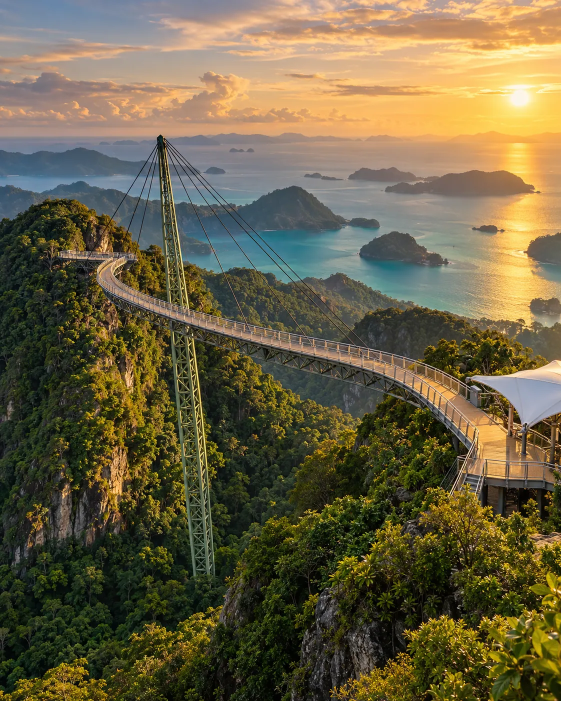
#> input picture assets/malaysia/src/langkawi-skybridge.webp, 1122 x 1402 px (shown at 1/2 size); its folder holds 3 pictures in this run
$ python prep_malaysia.py
#> lines starting #> are read from the running program, lines starting #| are printed output that depends on the picture; after the words box and inside, x2 and y2 are one past the last pixel; in counts of white or black regions, pixels touching at a corner belong together
"""Prepares the Malaysia reel images (assets/malaysia/src -> assets/malaysia).

- grade(): pulls foliage greens toward a warm champagne/olive tone (the brand forbids green)
- logo: keys the black background out of the Socotra logo -> transparent PNG
"""
import sys
import numpy as np
from PIL import Image
from pathlib import Path

ROOT = Path(__file__).resolve().parent.parent / 'assets' / 'malaysia'
SRC = ROOT / 'src'


def rgb_to_hsv(a):
    r, g, b = a[..., 0], a[..., 1], a[..., 2]
    mx = a.max(-1); mn = a.min(-1); d = mx - mn
    h = np.zeros_like(mx)
    m = d > 1e-6
    rr = (mx == r) & m; gg = (mx == g) & m & ~rr; bb = m & ~rr & ~gg
    h[rr] = ((g - b)[rr] / d[rr]) % 6
    h[gg] = (b - r)[gg] / d[gg] + 2
    h[bb] = (r - g)[bb] / d[bb] + 4
    h = h * 60.0
    s = np.where(mx > 1e-6, d / np.maximum(mx, 1e-6), 0)
    return h, s, mx


def hsv_to_rgb(h, s, v):
    c = v * s
    hp = (h % 360) / 60.0
    x = c * (1 - np.abs(hp % 2 - 1))
    z = np.zeros_like(h)
    conds = [(hp < 1), (hp < 2), (hp < 3), (hp < 4), (hp < 5), (hp >= 5)]
    rgbs = [(c, x, z), (x, c, z), (z, c, x), (z, x, c), (x, z, c), (c, z, x)]
    r = np.select(conds, [t[0] for t in rgbs]); g = np.select(conds, [t[1] for t in rgbs]); b = np.select(conds, [t[2] for t in rgbs])
    m = v - c
    return np.stack([r + m, g + m, b + m], -1)


def grade(img, strength=float(sys.argv[1]) if len(sys.argv) > 1 else 1.0):
    a = np.asarray(img.convert('RGB')).astype(np.float32) / 255
    h, s, v = rgb_to_hsv(a)
    # weight: 1 in the green band (75..165deg), smooth falloff to 0 at 55 / 190
    # hue shift only inside the foliage band (shifting cyan would sweep it *through* green)
    wh = np.clip((h - 40) / 16, 0, 1) * np.clip((150 - h) / 20, 0, 1) * strength
    # saturation pull covers foliage + turquoise water
    ws = np.clip((h - 40) / 16, 0, 1) * np.clip((205 - h) / 25, 0, 1) * strength
    cyan = np.clip((h - 150) / 20, 0, 1)  # water keeps more of its colour than foliage
    target_h = 30.0  # warm champagne / bronze
    h2 = h + (target_h - h) * wh
    s2 = s * (1 - ws * (0.8 - 0.35 * cyan))
    v2 = v * (1 - 0.04 * wh)
    out = hsv_to_rgb(h2, s2, v2)
    return Image.fromarray((np.clip(out, 0, 1) * 255 + 0.5).astype(np.uint8))


for name in ['langkawi-skybridge', 'genting-cablecar', 'kl-petronas-night']:
    im = Image.open(SRC / f'{name}.webp')
#> im is the input picture: PIL image 1122x1402 RGB; mean R, G, B 107.4, 97.7, 68.5
    grade(im).save(ROOT / f'{name}.jpg', quality=93)
#> in rgb_to_hsv, `m = d > 1e-6`:
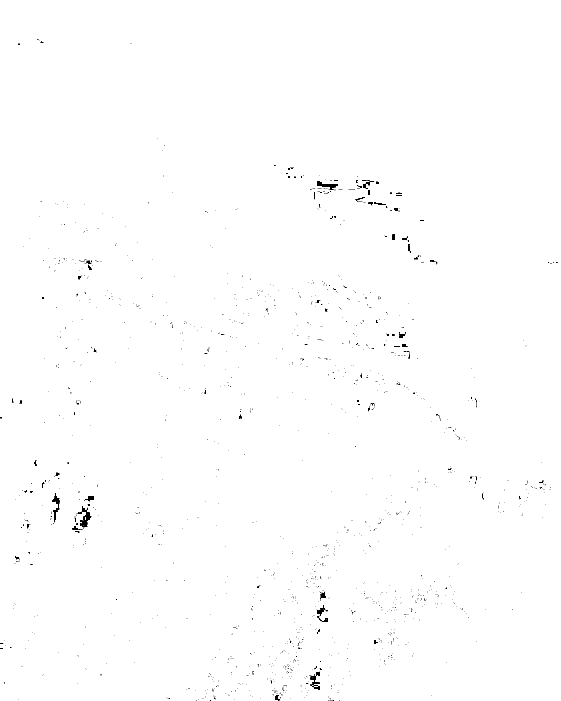
#> m: shape (1402, 1122) bool (shown at 1/2 size); 99.5% white; 1336 black regions (1279 under 20 px), largest, box (x1, y1, x2, y2) and area: (153, 1012, 183, 1058) 486, (618, 1343, 640, 1380) 345, (634, 362, 676, 381) 327
#> in rgb_to_hsv, `rr = (mx == r) & m`: rr: shape (1402, 1122) bool; 56.1% white; 1655 black regions (1328 under 20 px), largest, box (x1, y1, x2, y2) and area: (0, 270, 941, 1402) 442820, (332, 271, 948, 647) 125739, (0, 0, 500, 86) 29536
#> in rgb_to_hsv, `gg = (mx == g) & m & ~rr`: gg: shape (1402, 1122) bool; 31.1% white; 1993 white regions (1628 under 20 px), largest, box (x1, y1, x2, y2) and area: (0, 404, 917, 1402) 360430, (608, 450, 944, 632) 18283, (720, 412, 948, 521) 10006
#> in rgb_to_hsv, `bb = m & ~rr & ~gg`: bb: shape (1402, 1122) bool; 12.4% white; 1098 white regions (905 under 20 px), largest, box (x1, y1, x2, y2) and area: (333, 271, 872, 576) 83300, (0, 272, 326, 500) 49113, (0, 0, 500, 85) 29515
#> in rgb_to_hsv, `h[bb] = (r - g)[bb] / d[bb] + 4`:
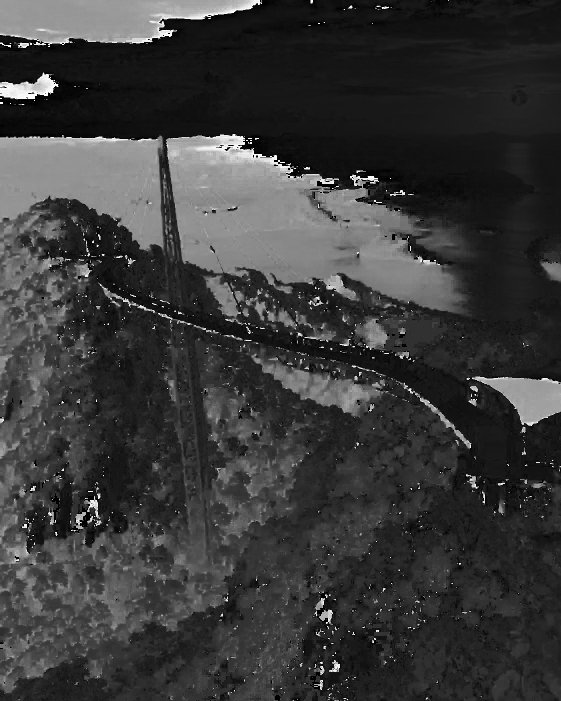
#> h: shape (1402, 1122) float32 (shown at 1/2 size); min 0, max 5.97, mean 1.35; drawn with min black and max white
#> in rgb_to_hsv, `s = np.where(mx > 1e-6, d / np.maximum(mx, 1e-6), 0)`:
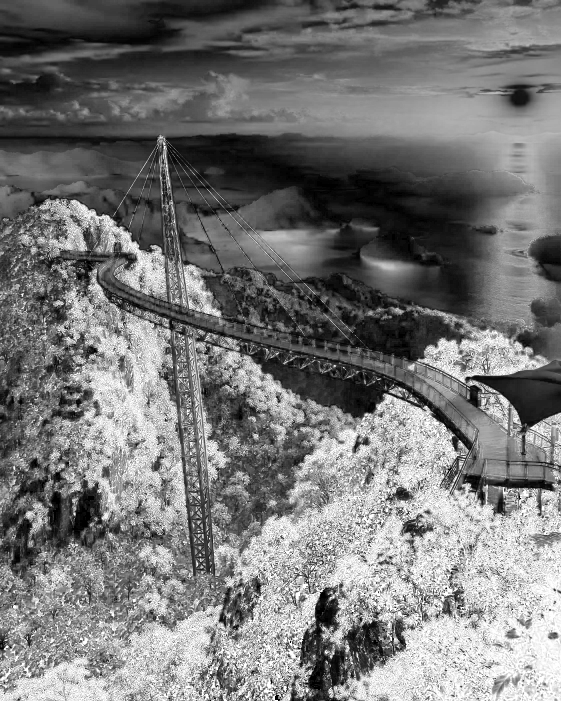
#> s: shape (1402, 1122) float32 (shown at 1/2 size); min 0, max 1, mean 0.47
#> in grade, `ws = np.clip((h - 40) / 16, 0, 1) * np.clip((205 - h) / 25, 0, 1) * st..`:
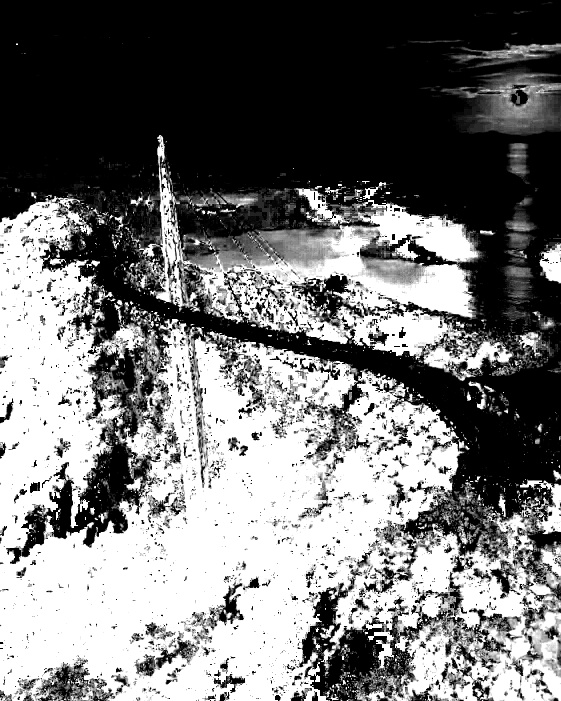
#> ws: shape (1402, 1122) float32 (shown at 1/2 size); min 0, max 1, mean 0.459
#> in grade, `s2 = s * (1 - ws * (0.8 - 0.35 * cyan))`:
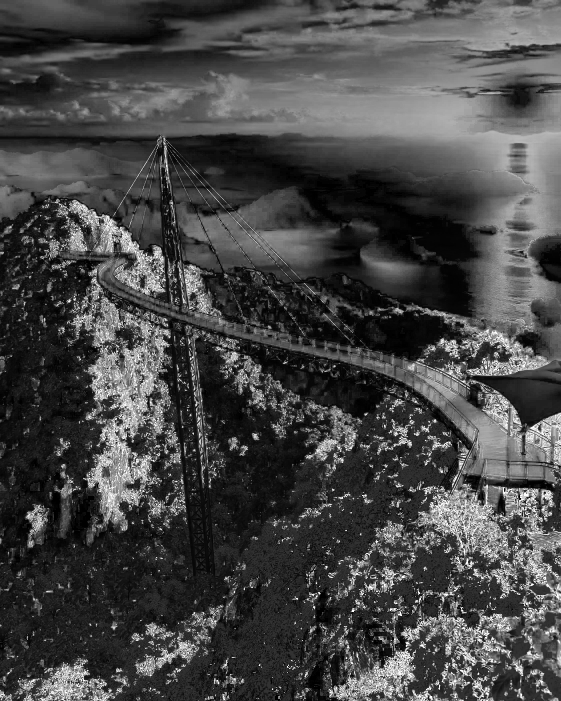
#> s2: shape (1402, 1122) float32 (shown at 1/2 size); min 0, max 1, mean 0.277
#> in hsv_to_rgb, `b = np.select(conds, [t[2] for t in rgbs])`:
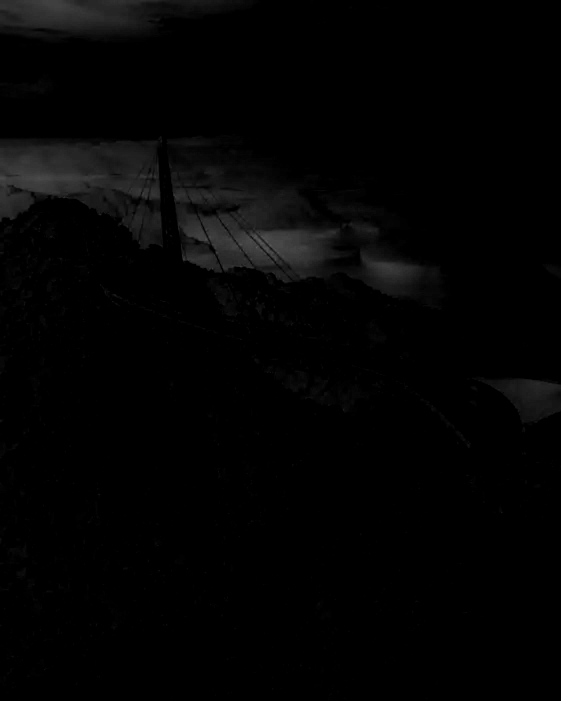
#> b: shape (1402, 1122) float32 (shown at 1/2 size); min 0, max 0.366, mean 0.014
#> in hsv_to_rgb, `return np.stack([r + m, g + m, b + m], -1)`:
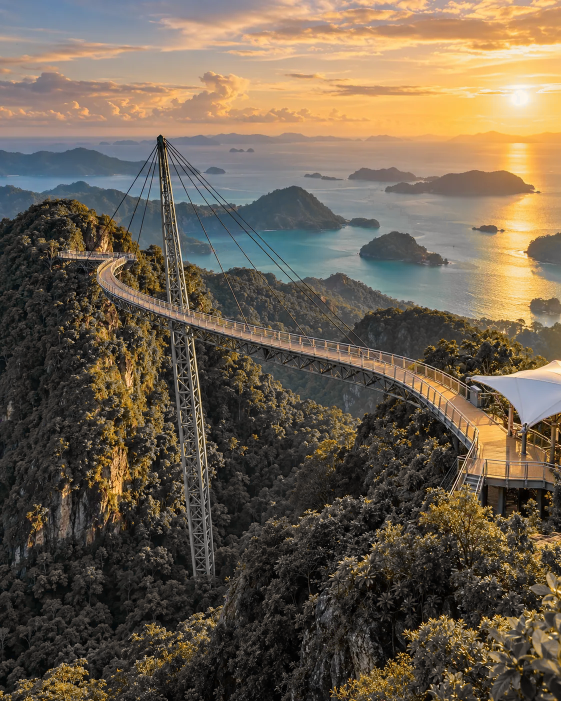
#> returned value: shape (1402, 1122, 3) float32 (shown at 1/2 size); mean of channels 0, 1, 2 0.428, 0.376, 0.31; drawn as R, G, B
#> pass 2 of the loop `for name in ['langkawi-skybridge', 'genting-cablecar', 'kl-petronas-ni..`:
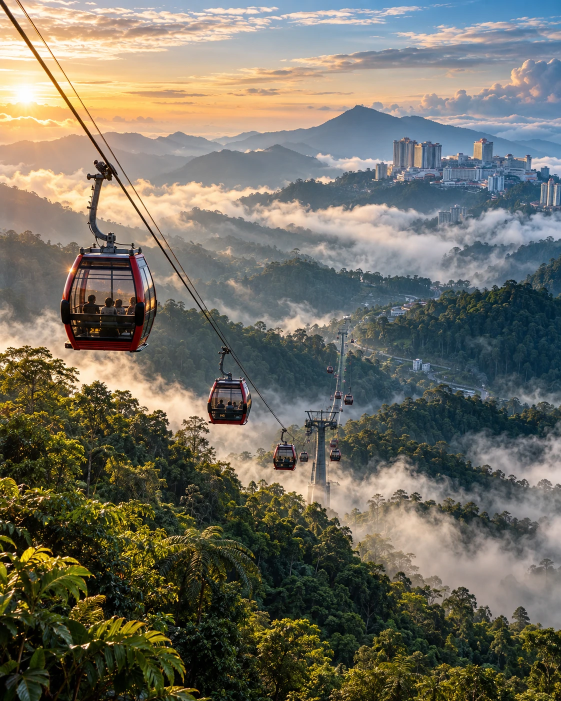
#> input picture assets/malaysia/src/genting-cablecar.webp, 1122 x 1402 px (shown at 1/2 size)
#> im is the input picture: PIL image 1122x1402 RGB; mean R, G, B 113.7, 110.7, 98.4
#> in rgb_to_hsv (call 2), `m = d > 1e-6`:
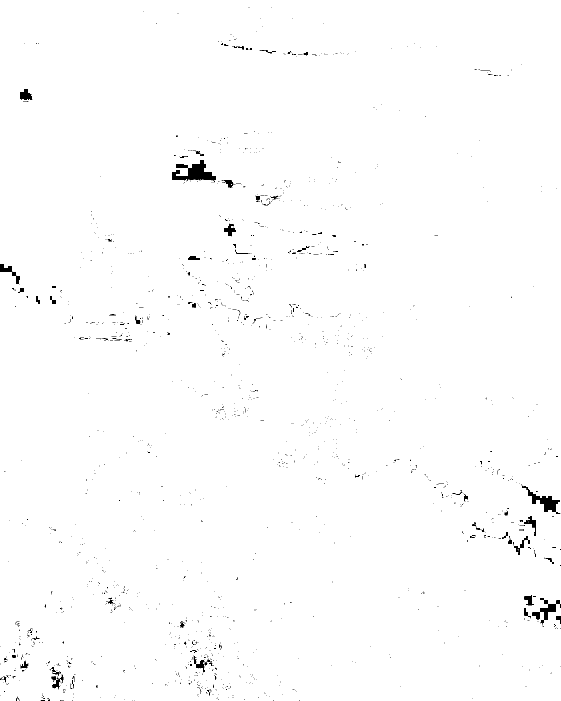
#> m: shape (1402, 1122) bool (shown at 1/2 size); 99.1% white; 1468 black regions (1389 under 20 px), largest, box (x1, y1, x2, y2) and area: (344, 320, 432, 365) 1935, (1043, 968, 1121, 1028) 1214, (1064, 1196, 1122, 1250) 912
#> rr: shape (1402, 1122) bool; 49.1% white; 1335 white regions (1028 under 20 px), largest, box (x1, y1, x2, y2) and area: (0, 0, 1122, 1402) 651658, (473, 1171, 988, 1402) 39075, (957, 879, 1122, 1004) 8946
#> gg: shape (1402, 1122) bool; 18.2% white; 2534 white regions (2120 under 20 px), largest, box (x1, y1, x2, y2) and area: (0, 831, 1122, 1402) 197724, (272, 547, 491, 777) 12563, (676, 794, 845, 949) 6007
#> bb: shape (1402, 1122) bool; 31.8% white; 913 white regions (748 under 20 px), largest, box (x1, y1, x2, y2) and area: (163, 0, 1122, 1132) 469692, (384, 516, 480, 561) 2429, (710, 875, 791, 952) 2203
#> in rgb_to_hsv (call 2), `h[bb] = (r - g)[bb] / d[bb] + 4`:
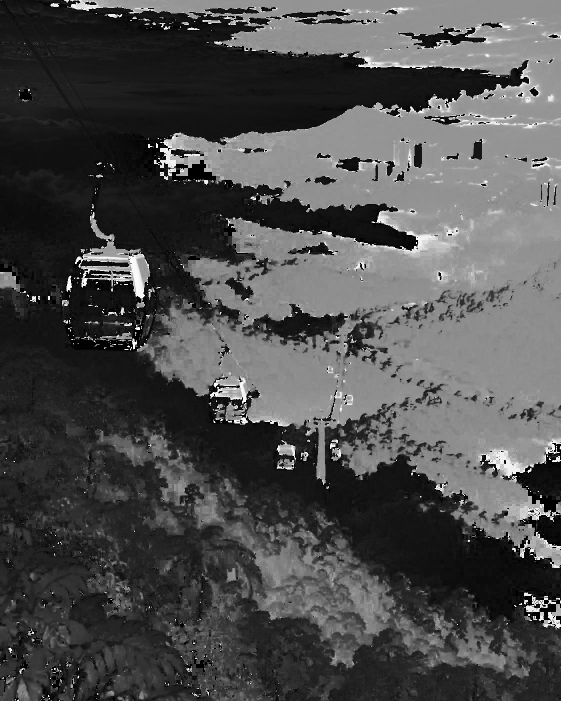
#> h: shape (1402, 1122) float32 (shown at 1/2 size); min 0, max 5.99, mean 1.82; drawn with min black and max white

# Logo: luminance -> alpha, un-premultiply so the gold keeps its colour (no dark fringe)
#> (the run stopped early here; a loop or call above may not have finished)
